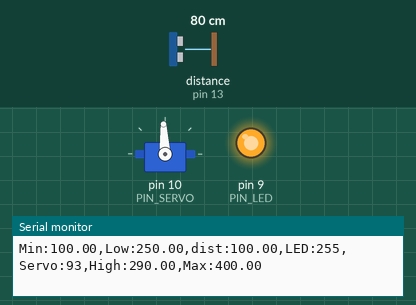
Recording of a sketch running on a simulated Arduino Uno, built with avr-gcc and run on an emulated ATmega328P. Parts: servo, output pins drawn as LEDs (lit = HIGH), the last lines printed to the serial monitor. Wiring (inferred from the names in the program): ultrasonic range finder: trigger pin 12; echo pin 13. The inputs (shaded band) are chosen by the test bench; at power-on: distance to the obstacle (sensor on pin 13) 80 cm. The echo pulse lasts 58.3 µs per cm; pins used as bus, display or sensor lines are not drawn.

Above: at 1.2 s.
1.3 s: distance to the obstacle (sensor on pin 13) set to 18 cm
4.3 s: distance to the obstacle (sensor on pin 13) set to 2 cm
At 5.6 s:
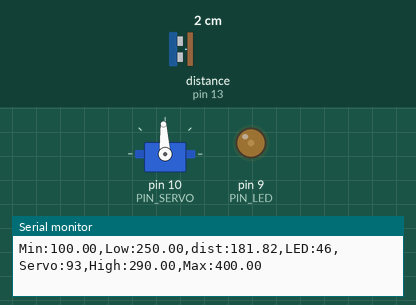
6.0 s: distance to the obstacle (sensor on pin 13) set to 35 cm
At 7.5 s:
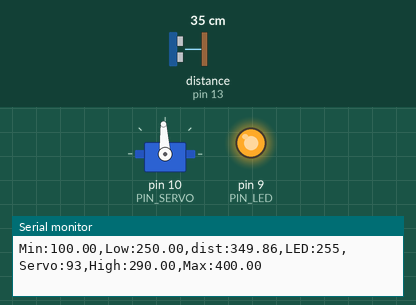
Timing chart, 0 to 9.0 s (numbered marks = the images above; inputs shaded):
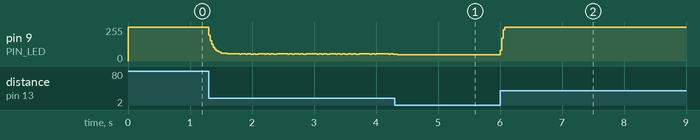

The sketch:

08_example_2_led.ino
```cpp
#include <Servo.h>

// Arduino pin assignment
#define PIN_LED   9   // LED active-low (PWM pin)
#define PIN_TRIG  12  // sonar sensor TRIGGER
#define PIN_ECHO  13  // sonar sensor ECHO
#define PIN_SERVO 10  // servo motor

// configurable parameters for sonar
#define SND_VEL 346.0     // sound velocity at 24 celsius degree (unit: m/sec)
#define INTERVAL 25       // sampling interval (unit: msec)
#define PULSE_DURATION 10 // ultra-sound Pulse Duration (unit: usec)
#define _DIST_MIN 100.0   // minimum distance to be measured (unit: mm)
#define _DIST_MAX 400.0   // maximum distance to be measured (unit: mm)

#define TIMEOUT ((INTERVAL / 2) * 1000.0) // maximum echo waiting time (unit: usec)
#define SCALE (0.001 * 0.5 * SND_VEL)     // coefficent to convert duration to distance

#define _EMA_ALPHA 0.3    // EMA weight of new sample (range: 0 to 1)
                          // Setting EMA to 1 effectively disables EMA filter.

// LED brightness profile (unit: mm)
#define _LED_ZERO_LOW  100.0  // LED off at this distance
#define _LED_PEAK      200.0  // LED brightest at this distance
#define _LED_ZERO_HIGH 300.0  // LED off at this distance

// Target Distance
#define _TARGET_LOW  250.0
#define _TARGET_HIGH 290.0

// duty duration for myservo.writeMicroseconds()
// NEEDS TUNING (servo by servo)
#define _DUTY_MIN 1000 // servo full clockwise position (0 degree)
#define _DUTY_NEU 1500 // servo neutral position (90 degree)
#define _DUTY_MAX 2000 // servo full counterclockwise position (180 degree)

// global variables
float  dist_ema, dist_prev = _DIST_MAX; // unit: mm
unsigned long last_sampling_time;       // unit: ms

Servo myservo;

void setup() {
  // initialize GPIO pins
  pinMode(PIN_LED, OUTPUT);
  pinMode(PIN_TRIG, OUTPUT);    // sonar TRIGGER
  pinMode(PIN_ECHO, INPUT);     // sonar ECHO
  digitalWrite(PIN_TRIG, LOW);  // turn-off Sonar

  myservo.attach(PIN_SERVO);
  myservo.writeMicroseconds(_DUTY_NEU);

  // initialize USS related variables
  dist_prev = _DIST_MIN; // raw distance output from USS (unit: mm)
  dist_ema = _DIST_MIN;  // initial value of EMA

  // LED off at start (active-low: 255 = off)
  analogWrite(PIN_LED, 255);

  // initialize serial port
  Serial.begin(57600);

  last_sampling_time = millis();
}

void loop() {
  float dist_raw, dist_filtered;
  float brightness;   // 0.0 (off) ~ 1.0 (brightest)
  int   led_value;    // analogWrite value (active-low: 0 = brightest, 255 = off)

  // wait until next sampling time.
  // millis() returns the number of milliseconds since the program started.
  // will overflow after 50 days.
  if (millis() < last_sampling_time + INTERVAL)
    return;

  // get a distance reading from the USS
  dist_raw = USS_measure(PIN_TRIG, PIN_ECHO);

  // the range filter
  if ((dist_raw == 0.0) || (dist_raw > _DIST_MAX)) {
    dist_filtered = dist_prev;
  } else if (dist_raw < _DIST_MIN) {
    dist_filtered = dist_prev;
  } else {    // In desired Range
    dist_filtered = dist_raw;
    dist_prev = dist_raw;
  }

  // EMA filter
  dist_ema = _EMA_ALPHA * dist_filtered + (1.0 - _EMA_ALPHA) * dist_ema;

  // LED brightness control (triangle profile)
  //   100mm -> off, 150mm -> 50%, 200mm -> max, 250mm -> 50%, 300mm -> off
  if (dist_ema <= _LED_ZERO_LOW || dist_ema >= _LED_ZERO_HIGH) {
    brightness = 0.0;
  } else if (dist_ema <= _LED_PEAK) {
    brightness = (dist_ema - _LED_ZERO_LOW) / (_LED_PEAK - _LED_ZERO_LOW);
  } else {
    brightness = (_LED_ZERO_HIGH - dist_ema) / (_LED_ZERO_HIGH - _LED_PEAK);
  }

  // active-low: brightest -> 0, off -> 255
  led_value = (int)(255.0 * (1.0 - brightness) + 0.5);
  analogWrite(PIN_LED, led_value);

  // adjust servo position according to the USS read value
  // add your code here!


  // output the distance to the serial port
  Serial.print("Min:");     Serial.print(_DIST_MIN);
  Serial.print(",Low:");    Serial.print(_TARGET_LOW);
  Serial.print(",dist:");   Serial.print(dist_ema);
  Serial.print(",LED:");    Serial.print(led_value);
  Serial.print(",Servo:");  Serial.print(myservo.read());
  Serial.print(",High:");   Serial.print(_TARGET_HIGH);
  Serial.print(",Max:");    Serial.print(_DIST_MAX);
  Serial.println("");

  // update last sampling time
  last_sampling_time += INTERVAL;
}

// get a distance reading from USS. return value is in millimeter.
float USS_measure(int TRIG, int ECHO)
{
  digitalWrite(TRIG, HIGH);
  delayMicroseconds(PULSE_DURATION);
  digitalWrite(TRIG, LOW);

  return pulseIn(ECHO, HIGH, TIMEOUT) * SCALE; // unit: mm
}
```

Measured:
- after the input at 6.0 s, pin 9 (PIN_LED): 46/255 → 255/255 at once
